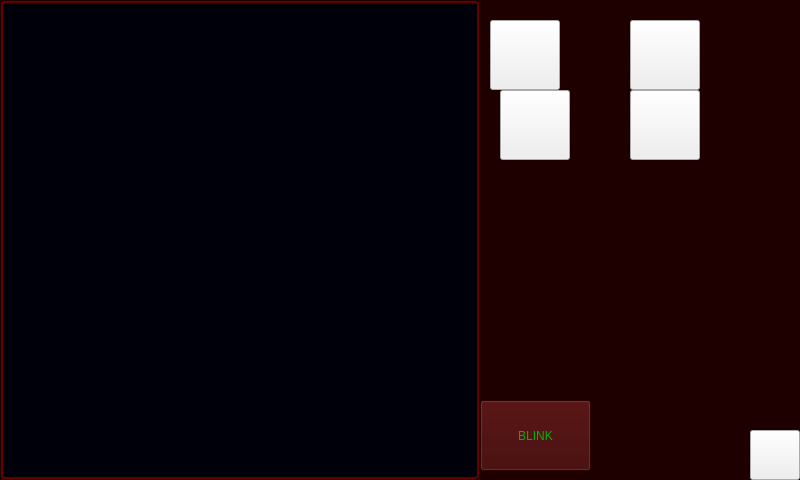
<?xml version="1.0" encoding="UTF-8"?>
<ui version="4.0">
 <class>PiGuider</class>
 <widget class="QMainWindow" name="PiGuider">
  <property name="geometry">
   <rect>
    <x>0</x>
    <y>0</y>
    <width>800</width>
    <height>480</height>
   </rect>
  </property>
  <property name="palette">
   <palette>
    <active>
     <colorrole role="WindowText">
      <brush brushstyle="SolidPattern">
       <color alpha="255">
        <red>255</red>
        <green>255</green>
        <blue>255</blue>
       </color>
      </brush>
     </colorrole>
     <colorrole role="Button">
      <brush brushstyle="SolidPattern">
       <color alpha="255">
        <red>80</red>
        <green>16</green>
        <blue>16</blue>
       </color>
      </brush>
     </colorrole>
     <colorrole role="Light">
      <brush brushstyle="SolidPattern">
       <color alpha="255">
        <red>120</red>
        <green>24</green>
        <blue>24</blue>
       </color>
      </brush>
     </colorrole>
     <colorrole role="Midlight">
      <brush brushstyle="SolidPattern">
       <color alpha="255">
        <red>100</red>
        <green>20</green>
        <blue>20</blue>
       </color>
      </brush>
     </colorrole>
     <colorrole role="Dark">
      <brush brushstyle="SolidPattern">
       <color alpha="255">
        <red>40</red>
        <green>8</green>
        <blue>8</blue>
       </color>
      </brush>
     </colorrole>
     <colorrole role="Mid">
      <brush brushstyle="SolidPattern">
       <color alpha="255">
        <red>53</red>
        <green>10</green>
        <blue>10</blue>
       </color>
      </brush>
     </colorrole>
     <colorrole role="Text">
      <brush brushstyle="SolidPattern">
       <color alpha="255">
        <red>255</red>
        <green>255</green>
        <blue>255</blue>
       </color>
      </brush>
     </colorrole>
     <colorrole role="BrightText">
      <brush brushstyle="SolidPattern">
       <color alpha="255">
        <red>255</red>
        <green>255</green>
        <blue>255</blue>
       </color>
      </brush>
     </colorrole>
     <colorrole role="ButtonText">
      <brush brushstyle="SolidPattern">
       <color alpha="255">
        <red>255</red>
        <green>255</green>
        <blue>255</blue>
       </color>
      </brush>
     </colorrole>
     <colorrole role="Base">
      <brush brushstyle="SolidPattern">
       <color alpha="255">
        <red>0</red>
        <green>0</green>
        <blue>0</blue>
       </color>
      </brush>
     </colorrole>
     <colorrole role="Window">
      <brush brushstyle="SolidPattern">
       <color alpha="255">
        <red>80</red>
        <green>16</green>
        <blue>16</blue>
       </color>
      </brush>
     </colorrole>
     <colorrole role="Shadow">
      <brush brushstyle="SolidPattern">
       <color alpha="255">
        <red>0</red>
        <green>0</green>
        <blue>0</blue>
       </color>
      </brush>
     </colorrole>
     <colorrole role="AlternateBase">
      <brush brushstyle="SolidPattern">
       <color alpha="255">
        <red>40</red>
        <green>8</green>
        <blue>8</blue>
       </color>
      </brush>
     </colorrole>
     <colorrole role="ToolTipBase">
      <brush brushstyle="SolidPattern">
       <color alpha="255">
        <red>255</red>
        <green>255</green>
        <blue>220</blue>
       </color>
      </brush>
     </colorrole>
     <colorrole role="ToolTipText">
      <brush brushstyle="SolidPattern">
       <color alpha="255">
        <red>0</red>
        <green>0</green>
        <blue>0</blue>
       </color>
      </brush>
     </colorrole>
    </active>
    <inactive>
     <colorrole role="WindowText">
      <brush brushstyle="SolidPattern">
       <color alpha="255">
        <red>255</red>
        <green>255</green>
        <blue>255</blue>
       </color>
      </brush>
     </colorrole>
     <colorrole role="Button">
      <brush brushstyle="SolidPattern">
       <color alpha="255">
        <red>80</red>
        <green>16</green>
        <blue>16</blue>
       </color>
      </brush>
     </colorrole>
     <colorrole role="Light">
      <brush brushstyle="SolidPattern">
       <color alpha="255">
        <red>120</red>
        <green>24</green>
        <blue>24</blue>
       </color>
      </brush>
     </colorrole>
     <colorrole role="Midlight">
      <brush brushstyle="SolidPattern">
       <color alpha="255">
        <red>100</red>
        <green>20</green>
        <blue>20</blue>
       </color>
      </brush>
     </colorrole>
     <colorrole role="Dark">
      <brush brushstyle="SolidPattern">
       <color alpha="255">
        <red>40</red>
        <green>8</green>
        <blue>8</blue>
       </color>
      </brush>
     </colorrole>
     <colorrole role="Mid">
      <brush brushstyle="SolidPattern">
       <color alpha="255">
        <red>53</red>
        <green>10</green>
        <blue>10</blue>
       </color>
      </brush>
     </colorrole>
     <colorrole role="Text">
      <brush brushstyle="SolidPattern">
       <color alpha="255">
        <red>255</red>
        <green>255</green>
        <blue>255</blue>
       </color>
      </brush>
     </colorrole>
     <colorrole role="BrightText">
      <brush brushstyle="SolidPattern">
       <color alpha="255">
        <red>255</red>
        <green>255</green>
        <blue>255</blue>
       </color>
      </brush>
     </colorrole>
     <colorrole role="ButtonText">
      <brush brushstyle="SolidPattern">
       <color alpha="255">
        <red>255</red>
        <green>255</green>
        <blue>255</blue>
       </color>
      </brush>
     </colorrole>
     <colorrole role="Base">
      <brush brushstyle="SolidPattern">
       <color alpha="255">
        <red>0</red>
        <green>0</green>
        <blue>0</blue>
       </color>
      </brush>
     </colorrole>
     <colorrole role="Window">
      <brush brushstyle="SolidPattern">
       <color alpha="255">
        <red>80</red>
        <green>16</green>
        <blue>16</blue>
       </color>
      </brush>
     </colorrole>
     <colorrole role="Shadow">
      <brush brushstyle="SolidPattern">
       <color alpha="255">
        <red>0</red>
        <green>0</green>
        <blue>0</blue>
       </color>
      </brush>
     </colorrole>
     <colorrole role="AlternateBase">
      <brush brushstyle="SolidPattern">
       <color alpha="255">
        <red>40</red>
        <green>8</green>
        <blue>8</blue>
       </color>
      </brush>
     </colorrole>
     <colorrole role="ToolTipBase">
      <brush brushstyle="SolidPattern">
       <color alpha="255">
        <red>255</red>
        <green>255</green>
        <blue>220</blue>
       </color>
      </brush>
     </colorrole>
     <colorrole role="ToolTipText">
      <brush brushstyle="SolidPattern">
       <color alpha="255">
        <red>0</red>
        <green>0</green>
        <blue>0</blue>
       </color>
      </brush>
     </colorrole>
    </inactive>
    <disabled>
     <colorrole role="WindowText">
      <brush brushstyle="SolidPattern">
       <color alpha="255">
        <red>40</red>
        <green>8</green>
        <blue>8</blue>
       </color>
      </brush>
     </colorrole>
     <colorrole role="Button">
      <brush brushstyle="SolidPattern">
       <color alpha="255">
        <red>80</red>
        <green>16</green>
        <blue>16</blue>
       </color>
      </brush>
     </colorrole>
     <colorrole role="Light">
      <brush brushstyle="SolidPattern">
       <color alpha="255">
        <red>120</red>
        <green>24</green>
        <blue>24</blue>
       </color>
      </brush>
     </colorrole>
     <colorrole role="Midlight">
      <brush brushstyle="SolidPattern">
       <color alpha="255">
        <red>100</red>
        <green>20</green>
        <blue>20</blue>
       </color>
      </brush>
     </colorrole>
     <colorrole role="Dark">
      <brush brushstyle="SolidPattern">
       <color alpha="255">
        <red>40</red>
        <green>8</green>
        <blue>8</blue>
       </color>
      </brush>
     </colorrole>
     <colorrole role="Mid">
      <brush brushstyle="SolidPattern">
       <color alpha="255">
        <red>53</red>
        <green>10</green>
        <blue>10</blue>
       </color>
      </brush>
     </colorrole>
     <colorrole role="Text">
      <brush brushstyle="SolidPattern">
       <color alpha="255">
        <red>40</red>
        <green>8</green>
        <blue>8</blue>
       </color>
      </brush>
     </colorrole>
     <colorrole role="BrightText">
      <brush brushstyle="SolidPattern">
       <color alpha="255">
        <red>255</red>
        <green>255</green>
        <blue>255</blue>
       </color>
      </brush>
     </colorrole>
     <colorrole role="ButtonText">
      <brush brushstyle="SolidPattern">
       <color alpha="255">
        <red>40</red>
        <green>8</green>
        <blue>8</blue>
       </color>
      </brush>
     </colorrole>
     <colorrole role="Base">
      <brush brushstyle="SolidPattern">
       <color alpha="255">
        <red>80</red>
        <green>16</green>
        <blue>16</blue>
       </color>
      </brush>
     </colorrole>
     <colorrole role="Window">
      <brush brushstyle="SolidPattern">
       <color alpha="255">
        <red>80</red>
        <green>16</green>
        <blue>16</blue>
       </color>
      </brush>
     </colorrole>
     <colorrole role="Shadow">
      <brush brushstyle="SolidPattern">
       <color alpha="255">
        <red>0</red>
        <green>0</green>
        <blue>0</blue>
       </color>
      </brush>
     </colorrole>
     <colorrole role="AlternateBase">
      <brush brushstyle="SolidPattern">
       <color alpha="255">
        <red>80</red>
        <green>16</green>
        <blue>16</blue>
       </color>
      </brush>
     </colorrole>
     <colorrole role="ToolTipBase">
      <brush brushstyle="SolidPattern">
       <color alpha="255">
        <red>255</red>
        <green>255</green>
        <blue>220</blue>
       </color>
      </brush>
     </colorrole>
     <colorrole role="ToolTipText">
      <brush brushstyle="SolidPattern">
       <color alpha="255">
        <red>0</red>
        <green>0</green>
        <blue>0</blue>
       </color>
      </brush>
     </colorrole>
    </disabled>
   </palette>
  </property>
  <property name="windowTitle">
   <string>PiGuider</string>
  </property>
  <property name="statusTip">
   <string/>
  </property>
  <property name="styleSheet">
   <string notr="true">#centralWidget
{
	background-color: rgb(30,0,0);
}</string>
  </property>
  <property name="animated">
   <bool>true</bool>
  </property>
  <property name="dockOptions">
   <set>QMainWindow::AllowTabbedDocks|QMainWindow::AnimatedDocks</set>
  </property>
  <widget class="QWidget" name="centralWidget">
   <widget class="QPushButton" name="exitButton">
    <property name="enabled">
     <bool>true</bool>
    </property>
    <property name="geometry">
     <rect>
      <x>750</x>
      <y>430</y>
      <width>50</width>
      <height>50</height>
     </rect>
    </property>
    <property name="styleSheet">
     <string notr="true">#exitButton
{
	background-color: transparent;
	background: none;
	background-repeat: none;
	border-image: url(:/media/icons/tools-512x512/shutdown.png);
}
#exitButton:pressed
{
	border-image: url(:/media/icons/tools-512x512/shutdown-pressed.png);
}</string>
    </property>
    <property name="text">
     <string/>
    </property>
   </widget>
   <widget class="QLabel" name="mainImageLabel">
    <property name="geometry">
     <rect>
      <x>1</x>
      <y>1</y>
      <width>478</width>
      <height>478</height>
     </rect>
    </property>
    <property name="styleSheet">
     <string notr="true">#mainImageLabel
{
    border: 2px solid rgb(100, 0, 0);
    border-radius: 4px;
    padding: 2px;
/*	background-image:  url(:/media/NightSky.png);*/
	background-color: rgb(0,0,10);
}
</string>
    </property>
    <property name="text">
     <string/>
    </property>
    <property name="alignment">
     <set>Qt::AlignLeading|Qt::AlignLeft|Qt::AlignVCenter</set>
    </property>
   </widget>
   <widget class="QPushButton" name="guideButton">
    <property name="geometry">
     <rect>
      <x>490</x>
      <y>20</y>
      <width>70</width>
      <height>70</height>
     </rect>
    </property>
    <property name="styleSheet">
     <string notr="true">#guideButton
{
	background-color: transparent;
	background: none;
	background-repeat: none;
	border-image: url(:/media/icons/sections-512x512/Guide.png);
}
#guideButton:pressed
{
	border-image: url(:/media/icons/sections-512x512/Guide-pressed.png);
}</string>
    </property>
    <property name="text">
     <string/>
    </property>
   </widget>
   <widget class="QPushButton" name="focusButton">
    <property name="geometry">
     <rect>
      <x>630</x>
      <y>20</y>
      <width>70</width>
      <height>70</height>
     </rect>
    </property>
    <property name="styleSheet">
     <string notr="true">#focusButton
{
	background-color: transparent;
	background: none;
	background-repeat: none;
	border-image: url(:/media/icons/sections-512x512/ManualFocus.png);
}
#focusButton:pressed
{
	border-image: url(:/media/icons/sections-512x512/ManualFocus-pressed.png);
}</string>
    </property>
    <property name="text">
     <string/>
    </property>
   </widget>
   <widget class="QPushButton" name="pushButton">
    <property name="geometry">
     <rect>
      <x>480</x>
      <y>400</y>
      <width>111</width>
      <height>71</height>
     </rect>
    </property>
    <property name="styleSheet">
     <string notr="true">#pushButton
{
	background-color: rgb(60,0,0);
	color: rgb(0,180,0);
}</string>
    </property>
    <property name="text">
     <string>BLINK</string>
    </property>
   </widget>
   <widget class="QPushButton" name="intervalometerSoftButton">
    <property name="geometry">
     <rect>
      <x>500</x>
      <y>90</y>
      <width>70</width>
      <height>70</height>
     </rect>
    </property>
    <property name="styleSheet">
     <string notr="true">#intervalometerSoftButton
{
	background-color: transparent;
	background: none;
	background-repeat: none;
	border-image: url(:/media/icons/sections-512x512/SoftIntervalometer.png);
}
#intervalometerSoftButton:pressed
{
	border-image: url(:/media/icons/sections-512x512/SoftIntervalometer-pressed.png);
}</string>
    </property>
    <property name="text">
     <string/>
    </property>
   </widget>
   <widget class="QPushButton" name="intervalometerHardButton">
    <property name="geometry">
     <rect>
      <x>630</x>
      <y>90</y>
      <width>70</width>
      <height>70</height>
     </rect>
    </property>
    <property name="styleSheet">
     <string notr="true">#intervalometerHardButton
{
	background-color: transparent;
	background: none;
	background-repeat: none;
	border-image: url(:/media/icons/sections-512x512/HardIntervalometer.png);
}
#intervalometerHardButton:pressed
{
	border-image: url(:/media/icons/sections-512x512/HardIntervalometer-pressed.png);
}</string>
    </property>
    <property name="text">
     <string/>
    </property>
   </widget>
   <widget class="QLabel" name="ledLabelGuider">
    <property name="geometry">
     <rect>
      <x>573</x>
      <y>44</y>
      <width>32</width>
      <height>32</height>
     </rect>
    </property>
    <property name="styleSheet">
     <string notr="true"/>
    </property>
    <property name="text">
     <string/>
    </property>
   </widget>
   <widget class="QLabel" name="ledLabelDSLR">
    <property name="geometry">
     <rect>
      <x>704</x>
      <y>38</y>
      <width>32</width>
      <height>32</height>
     </rect>
    </property>
    <property name="styleSheet">
     <string notr="true"/>
    </property>
    <property name="text">
     <string/>
    </property>
   </widget>
   <widget class="QLabel" name="ledLabelSoftIntervalometer">
    <property name="geometry">
     <rect>
      <x>575</x>
      <y>115</y>
      <width>32</width>
      <height>32</height>
     </rect>
    </property>
    <property name="styleSheet">
     <string notr="true"/>
    </property>
    <property name="text">
     <string/>
    </property>
   </widget>
   <widget class="QLabel" name="ledLabelHardIntervalometer">
    <property name="geometry">
     <rect>
      <x>697</x>
      <y>117</y>
      <width>32</width>
      <height>32</height>
     </rect>
    </property>
    <property name="styleSheet">
     <string notr="true"/>
    </property>
    <property name="text">
     <string/>
    </property>
   </widget>
  </widget>
 </widget>
 <layoutdefault spacing="6" margin="11"/>
 <resources/>
 <connections/>
</ui>
